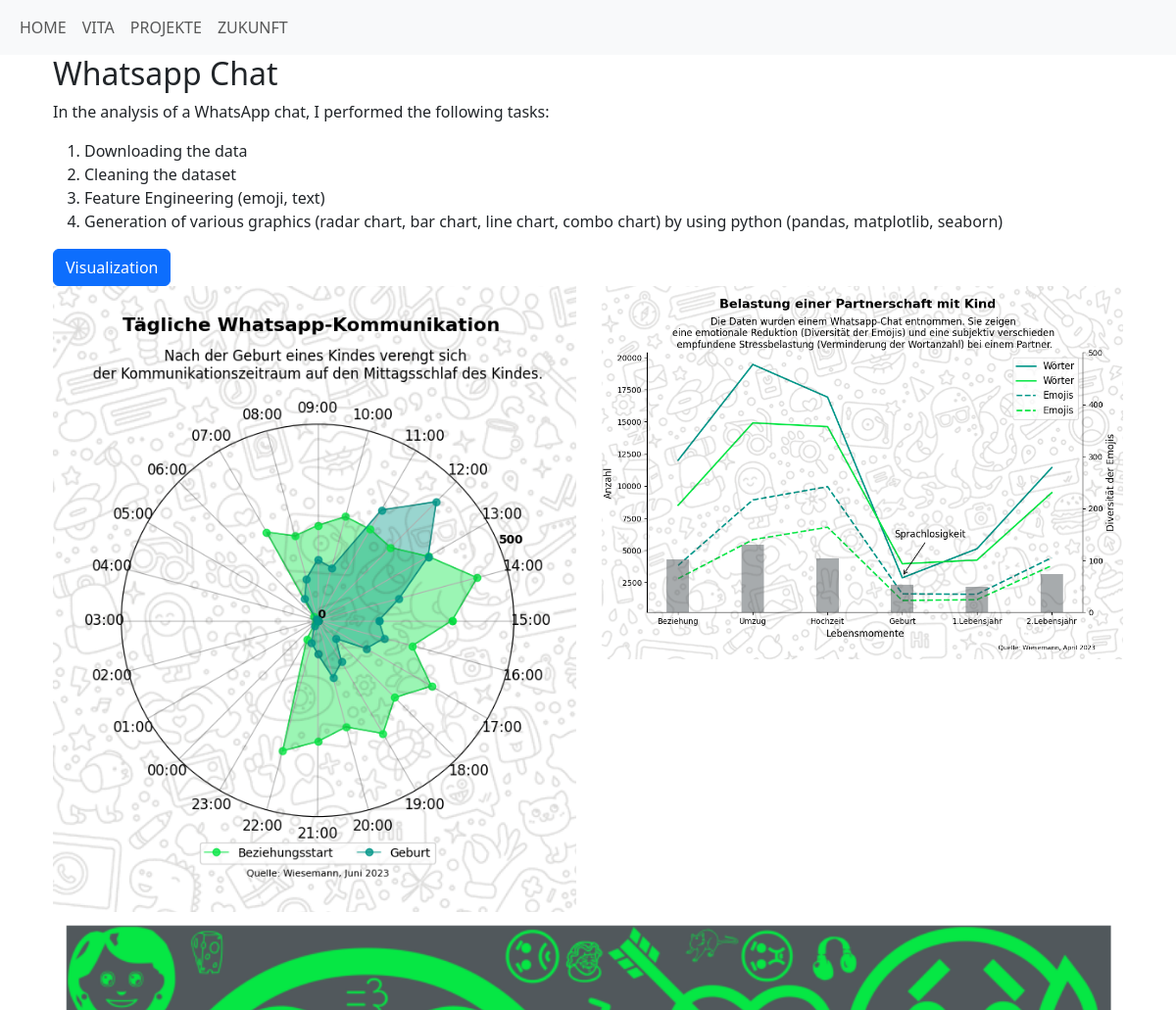
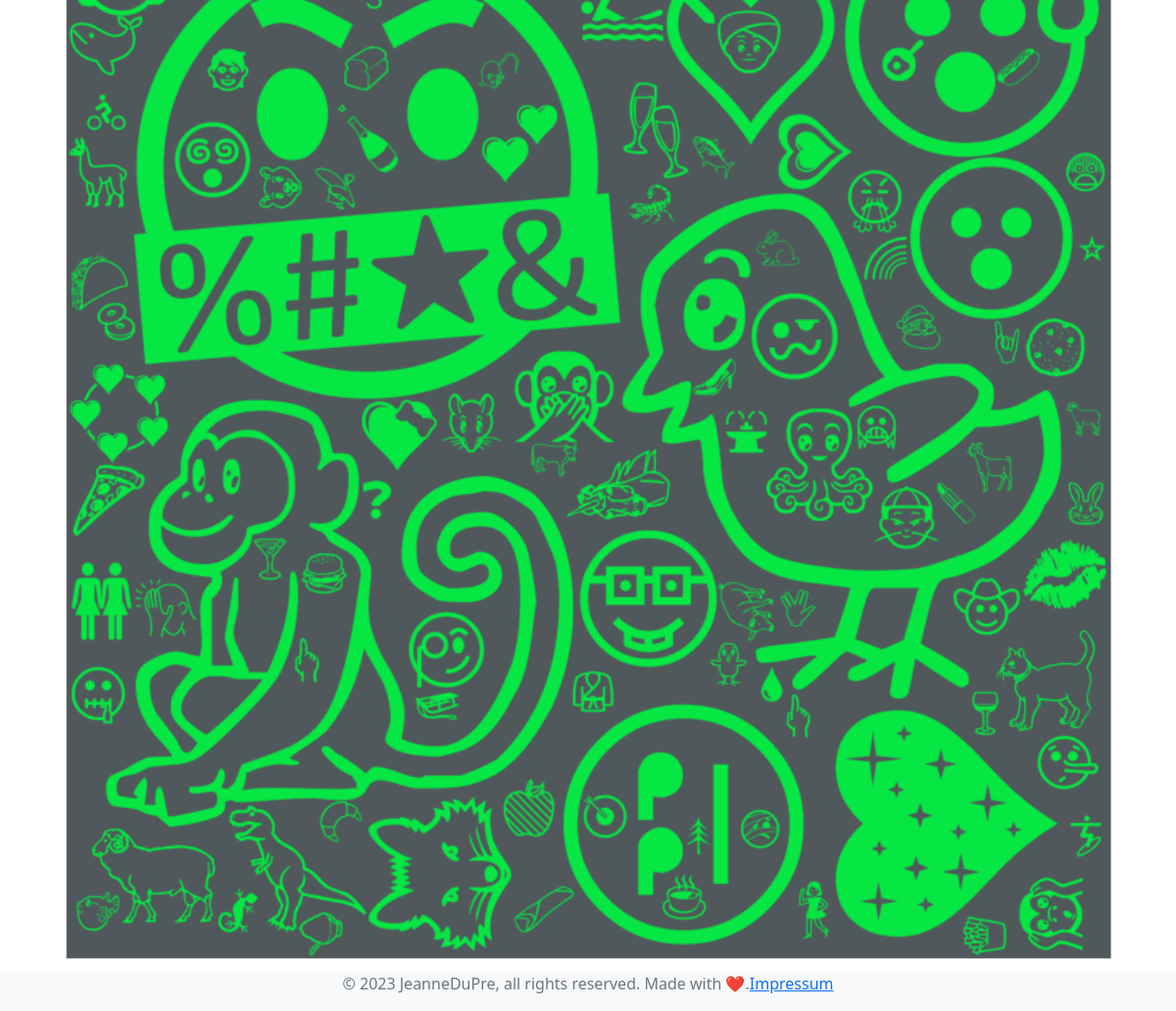
/projects/1/, run on the app's committed database (2 pictures, top to bottom).
### myProjects/models.py (models this page shows, shortened)
class Projekt(models.Model):
    title = models.CharField(max_length=200, null=True)
    kurzbeschreibung = models.CharField(max_length=500, null=True)
    content = models.TextField(null=True, blank=True)
    image = models.ImageField(null=True, blank=True)
    image_1 = models.ImageField(null=True, blank=True)
    image_2 = models.ImageField(null=True, blank=True)
    image_3 = models.ImageField(null=True, blank=True)
    image_4 = models.ImageField(null=True, blank=True)
    skills = models.CharField(max_length=300, null=True)
    github_link = models.CharField(max_length=300, null=True)

### myProjects/views.py (the view)
# urls.py: path('projects/<int:project_id>/', views.project_detail, name='project_detail'),
def project_detail(request, project_id):
    project = get_object_or_404(Projekt, id=project_id)
    skills = project.skills.split(', ')
    project.skills_list = skills if len(skills) > 1 else [skills[0]]
    return render(request, 'project_detail.html', {'project': project})

### myProjects/templates/project_detail.html (shortened to what this page needs)
{% extends 'index.html' %}
{% load static %}
{% block content %}
<div class="container">
    <h2>{{ project.title }}</h2>
    <p>{{ project.content|safe}}</p>
    {% for skill in project.skills_list %}
        <button class="btn btn-primary">{{ skill }}</button>
    {% endfor %}
        {% if project.image_4 %}
            <div class="row">
                <div class="col"><img src="{{project.image_1.url}}" class="card-img-top" alt="..." /></div>
                <div class="col"><img src="{{project.image_2.url}}" class="card-img-top" alt="..." /></div>
            </div>
            <div class="row">
                <div class="col"><img src="{{project.image_3.url}}" class="card-img-top" alt="..." /></div>
                <div class="col"><img src="{{project.image_4.url}}" class="card-img-top" alt="..." /></div>
            </div>
        {% else %}
            {% if project.image_3 %}
                <div class="row">
                    <div class="col"><img src="{{project.image_1.url}}" class="card-img-top" alt="..." /></div>
                    <div class="col"><img src="{{project.image_2.url}}" class="card-img-top" alt="..." /></div>
                </div>
                <div class="row">
                    <div class="col"><img src="{{project.image_3.url}}" class="card-img-top" alt="..." /></div>
                </div>
            {% endif %}
        {% endif %}
    </div>
</div>
{% endblock content %}

### data on the page
Projekt: title "Whatsapp Chat", content "In the analysis of a WhatsApp chat, I performed the following tasks: Downloading the data Cleaning the dataset Feature Engineering (emoji, text) Generation of various graphics (radar chart, bar chart, line chart, combo chart) by using python (pandas, matplotlib, seaborn)", skills_list "Visualization", image_1 (picture), image_2 (picture), image_3 (picture)
